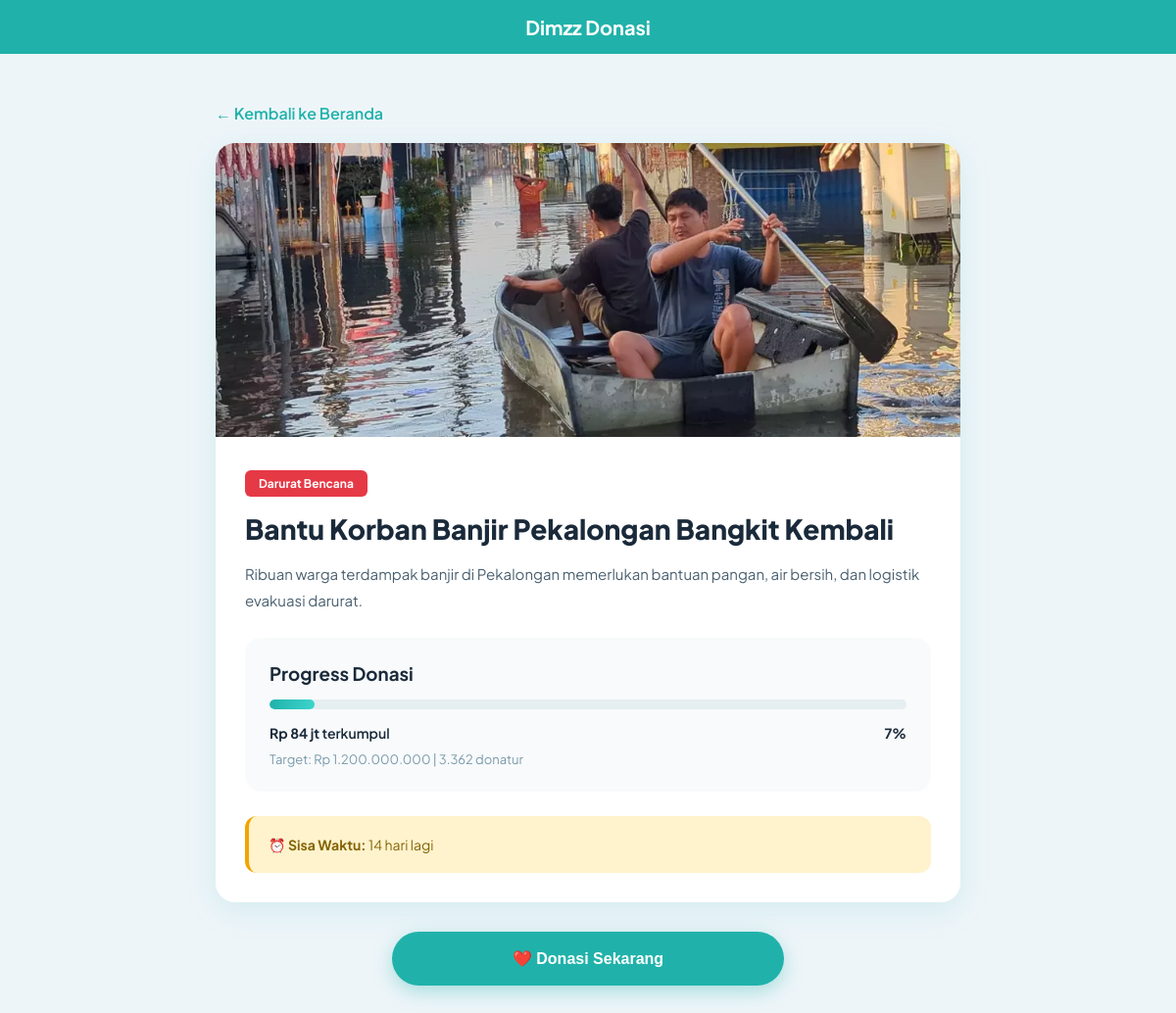
Screenshot of /donasi.php?id=2 with the database file from the repository.
### tables this page shows
CREATE TABLE IF NOT EXISTS `program_donasi` (
  `id` INT AUTO_INCREMENT PRIMARY KEY,
  `kategori_id` INT DEFAULT NULL,
  `judul_program` VARCHAR(255) NOT NULL,
  `judul_banner` VARCHAR(150) DEFAULT NULL,
  `deskripsi_singkat` TEXT DEFAULT NULL,
  `deskripsi` LONGTEXT DEFAULT NULL,
  `gambar_banner` VARCHAR(255) DEFAULT NULL,
  `gambar_thumbnail` VARCHAR(255) DEFAULT NULL,
  `target_donasi` DECIMAL(15,2) DEFAULT 0.00,
  `donasi_terkumpul` DECIMAL(15,2) DEFAULT 0.00,
  `jumlah_donatur` INT DEFAULT 0,
  `sisa_hari` INT DEFAULT 30,
  `progress_percent` INT DEFAULT 0,
  `is_featured` TINYINT(1) DEFAULT 0,
  `urutan` INT DEFAULT 0,
  `status` ENUM('aktif', 'selesai', 'draft') DEFAULT 'aktif',
  `created_at` TIMESTAMP DEFAULT CURRENT_TIMESTAMP,
  FOREIGN KEY (`kategori_id`) REFERENCES `kategori_donasi`(`id`) ON DELETE SET NULL
);

CREATE TABLE IF NOT EXISTS `kategori_donasi` (
  `id` INT AUTO_INCREMENT PRIMARY KEY,
  `nama_kategori` VARCHAR(100) NOT NULL,
  `slug` VARCHAR(100) NOT NULL UNIQUE,
  `icon_svg` TEXT DEFAULT NULL,
  `warna_badge` VARCHAR(30) DEFAULT '#20b2aa',
  `halaman_url` VARCHAR(150) DEFAULT NULL,
  `urutan` INT DEFAULT 0,
  `is_active` TINYINT(1) DEFAULT 1
);

### donasi.php (the view, shortened to what this page needs)
<?php
include 'koneksi.php';
$id = isset($_GET['id']) ? (int)$_GET['id'] : 0;
$query = "SELECT
            p.*,
            k.nama_kategori,
            k.slug as kategori_slug
          FROM program_donasi p
          LEFT JOIN kategori_donasi k ON p.kategori_id = k.id
          WHERE p.id = $id AND p.status = 'aktif'";
$result = mysqli_query($conn, $query);
$program = mysqli_fetch_assoc($result);
$terkumpul = $program['donasi_terkumpul'];
if ($terkumpul >= 1000000000) {
    $terkumpul_label = 'Rp ' . round($terkumpul / 1000000000, 1) . ' M';
} elseif ($terkumpul >= 1000000) {
    $terkumpul_label = 'Rp ' . round($terkumpul / 1000000) . ' jt';
} else {
    $terkumpul_label = 'Rp ' . number_format($terkumpul, 0, ',', '.');
}
$persen = 0;
if ($program['target_donasi'] > 0) {
    $persen = round(($program['donasi_terkumpul'] / $program['target_donasi']) * 100);
}
?>
<!doctype html>
<html lang="id">
<head>
</head>
<body>
    <div class="navbar">Dimzz Donasi</div>
    <div class="container">
        <a href="db.php" class="back-link">← Kembali ke Beranda</a>
        <div class="campaign-header">
            <img src="<?= htmlspecialchars($program['gambar_banner'] ?: $program['gambar_thumbnail']) ?>"
                 alt="<?= htmlspecialchars($program['judul_program']) ?>"
                 class="campaign-image">
            <div class="campaign-content">
                <span class="badge"><?= htmlspecialchars($program['nama_kategori']) ?></span>
                <h1 class="title"><?= htmlspecialchars($program['judul_program']) ?></h1>
                <p class="description"><?= nl2br(htmlspecialchars($program['deskripsi_singkat'])) ?></p>
                <div class="progress-section">
                    <h3 style="margin-bottom: 10px;">Progress Donasi</h3>
                    <div class="progress-bar">
                        <div class="progress-fill" style="width: <?= $persen ?>%"></div>
                    </div>
                    <div class="stats">
                        <span><strong><?= $terkumpul_label ?></strong> terkumpul</span>
                        <span><strong><?= $persen ?>%</strong></span>
                    </div>
                    <p style="margin-top: 10px; font-size: 13px; color: #7a9aab;">
                        Target: Rp <?= number_format($program['target_donasi'], 0, ',', '.') ?> |
                        <?= number_format($program['jumlah_donatur'], 0, ',', '.') ?> donatur
                    </p>
                </div>
                <div style="background: #fff3cd; padding: 20px; border-radius: 12px; border-left: 4px solid #f0a500;">
                    <p style="font-size: 14px; color: #856404;">
                        <strong>⏰ Sisa Waktu:</strong> <?= $program['sisa_hari'] ?> hari lagi
                    </p>
                </div>
            </div>
        </div>
        <button class="btn-donasi" onclick="alert('Fitur donasi akan segera hadir!')">
            ❤️ Donasi Sekarang
        </button>
    </div>
</body>
</html>

### donasi.php (style rules this page uses)
* { margin: 0; padding: 0; box-sizing: border-box; }
body { font-family: 'Plus Jakarta Sans', sans-serif; background: #eef5f9; color: #1a2a3a; padding-bottom: 80px; }
.navbar { background: #20b2aa; padding: 15px; text-align: center; color: white; font-weight: 700; font-size: 20px; }
.container { max-width: 800px; margin: 30px auto; padding: 0 20px; }
.campaign-header { background: white; border-radius: 20px; overflow: hidden; box-shadow: 0 8px 32px rgba(32, 178, 170, 0.13); margin-bottom: 20px; }
.campaign-image { width: 100%; height: 300px; object-fit: cover; }
.campaign-content { padding: 30px; }
.badge { display: inline-block; background: #e63946; color: white; padding: 6px 14px; border-radius: 6px; font-size: 12px; font-weight: 700; margin-bottom: 15px; }
.title { font-size: 28px; font-weight: 800; margin-bottom: 15px; color: #1a2a3a; }
.description { font-size: 15px; line-height: 1.8; color: #4a6070; margin-bottom: 25px; }
.progress-section { background: #f8fafb; padding: 25px; border-radius: 16px; margin-bottom: 25px; }
.progress-bar { height: 10px; background: #e5eef0; border-radius: 10px; overflow: hidden; margin: 15px 0; }
.progress-fill { height: 100%; background: linear-gradient(90deg, #20b2aa, #3cd4cc); border-radius: 10px; }
.stats { display: flex; justify-content: space-between; font-size: 14px; font-weight: 600; }
.btn-donasi { display: block; width: 100%; max-width: 400px; margin: 30px auto; padding: 18px; background: #20b2aa; color: white; text-align: center; text-decoration: none; border-radius: 50px; font-size: 16px; font-weight: 700; border: none; cursor: pointer; box-shadow: 0 6px 20px rgba(32, 178, 170, 0.35); transition: all 0.3s; }
.back-link { display: inline-block; margin: 20px 0; color: #20b2aa; text-decoration: none; font-weight: 600; }

### rows the page displays
program_donasi: gambar_banner (picture), kategori.nama_kategori "Darurat Bencana", judul_program "Bantu Korban Banjir Pekalongan Bangkit Kembali", deskripsi_singkat "Ribuan warga terdampak banjir di Pekalongan memerlukan bantuan pangan, air bersih, dan logistik evakuasi darurat.", donasi_terkumpul "Rp 84 jt", persen "7", target_donasi "1.200.000.000", jumlah_donatur "3.362", sisa_hari "14"
